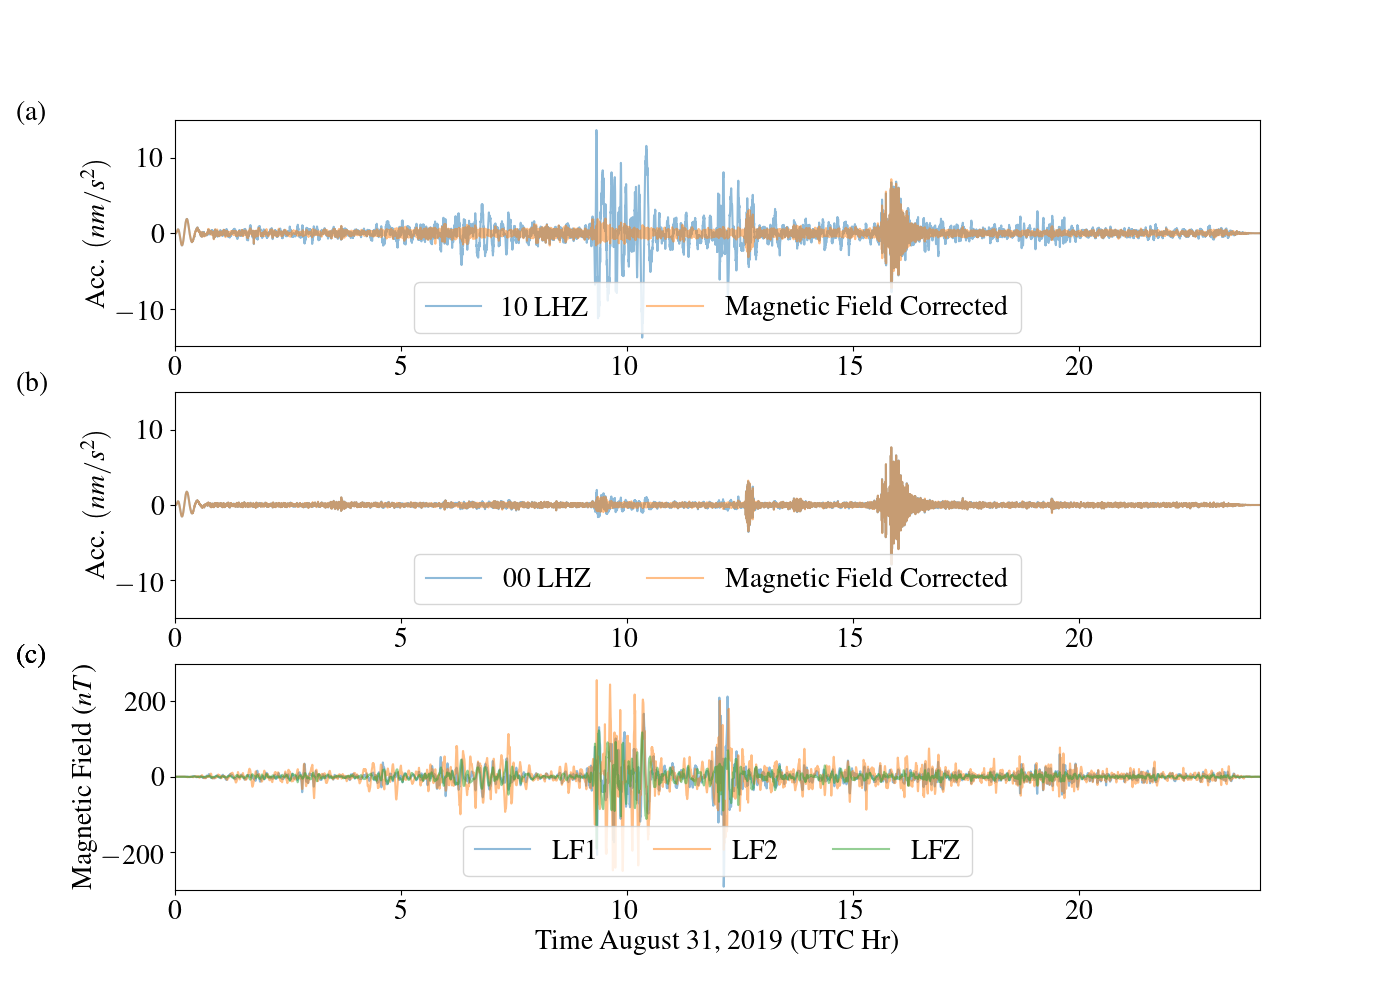

Recreate this plot in Python.
#!/usr/bin/env python
from obspy.core import UTCDateTime
from obspy.clients.fdsn import Client
from obspy.signal.spectral_estimation import get_nlnm, get_nhnm
from scipy.optimize import fmin
from scipy import signal
import matplotlib.pyplot as plt
import numpy as np

# This code generates figure 1 of the Ringler et al. magnetic field paper

stime = UTCDateTime('2019-243T00:00:00')
etime = stime + 1*24*60*60

import matplotlib as mpl
mpl.rc('font',family='serif')
mpl.rc('font',serif='Times')
mpl.rc('text', usetex=True)
mpl.rc('font',size=20)

chans = ['LHZ']
locs = ['10', '00']
fig = plt.figure(2, figsize=(14,10))
for idx, loc in enumerate(locs):
    plt.subplot(3,1,idx+1)
    for chan in chans:

        #net, sta, loc, chan = 'TA', 'B20K', '*', 'LHZ'
        net, sta = 'IU', 'COLA'

        pmax = 1./800.
        pmin = 1./40.

        client = Client()
        st = client.get_waveforms(net, sta, loc,
                                   chan, stime, etime, attach_response = True)

        # When using some TA sites you need to chop off a sample
        #for tr in st:
        #    tr.data = tr.data[1:]
        stR = st.copy()
        stR.detrend('constant')
        st += client.get_waveforms("IU", "COLA", "*",
                                   "LF*", stime, etime, attach_response = True)

        
        st.detrend('constant')
        st.merge(fill_value=0)
        #st2 = st.select(location='40').copy()
        for tr in st.select(location='40'):
            tr.data /= 41.943
            tr.data /= 10**9

        # Magnetic field data is in T
        inv = client.get_stations(network=net, station=sta, location=loc,
                            channel=chan, starttime=stime,endtime=etime, level="response")

        #resp = inv.get_response(net +"." + sta + "." + loc + "." + chan, stime )
        #resp_paz = resp.get_paz()
        #paz = {'poles':resp_paz.poles, 'zeros':resp_paz.zeros[1:], 'gain': resp_paz.normalization_factor, 'sensitivity': resp_paz*(2**26/40.)}

        # The magnetic field is now interms of m/s/s/nT normalized
        #for tr in st.select(location='40'):
        #    tr.simulate(paz_simulate=paz)
        #st2 = st.select(location='40').copy()
        st.select(channel=chan).remove_response(inventory=inv, output='ACC')
        # Filter and then estimate coefficents
        st.filter('bandpass', freqmin=pmax, freqmax=pmin)
        st.taper(0.05)
        #st2.filter('bandpass', freqmin=pmax, freqmax=pmin)
        print(st.select(location='40'))
        def resi_fun(x):
            data = st.select(location=loc, channel=chan)[0].data.copy()
            for idx, tr in enumerate(st.select(location='40')):
                data -= x[idx]*tr.data.copy()
            return np.sum(data**2)/len(data)

        sol = fmin(resi_fun, [1., 1., 1.])

        def correct(x):
            data = st.select(location=loc, channel=chan)[0].data.copy()
            for idx, tr in enumerate(st.select(location='40')):
                data -= x[idx]*tr.data.copy()
            return data

        print('Here are the coefficients: ' + str(sol))
        print('Here is the initial residual: ' + str(resi_fun([0., 0., 0.])))
        print('Here is the new residual: ' + str(resi_fun(sol)))

        reduction = 100.*(resi_fun(sol) - resi_fun([0., 0., 0.]))/resi_fun([0., 0., 0.])
        print(chan + ' variance reduction: ' + str(reduction))
        print('Here is the magnitude: ' + str(np.sqrt(np.sum((sol)**2))))


        tr = st.select(location=loc, channel=chan)[0]
        times = tr.times()/(60*60)
        plt.subplot(3,1,idx + 1)
        if idx == 0:
            plt.text(-3.5, 15, '(a)')
        else:
            plt.text(-3.5, 15, '(b)')
        plt.plot(times, tr.data*10**9,label = (tr.id.replace('IU.COLA','')).replace('.',' '), alpha=0.5)
        plt.plot(times, correct(sol)*10**9,label = 'Magnetic Field Corrected', alpha=0.5)
        plt.xlim((min(times), max(times)))
        plt.ylim((-15., 15.))
        plt.legend(loc=8, ncol=2)
        plt.ylabel('Acc. $(nm/s^2)$')
plt.subplot(3,1,3)
#st2.normalize()
# Here we plot the magnetic field data
for tr in st.select(location='40'):
    plt.plot(times, tr.data*10**9,label = tr.id.replace('IU.COLA.40.',''), alpha=0.5)
    plt.xlim((min(times), max(times)))
    plt.legend(loc=8, ncol=3)
    plt.ylim((-300., 300.))
    plt.text(-3.5, 300, '(c)')
    plt.ylabel('Magnetic Field ($nT$)')
plt.xlabel('Time August 31, 2019 (UTC Hr)')
plt.savefig('figure1' +  '.png', format='PNG')
#plt.show()
